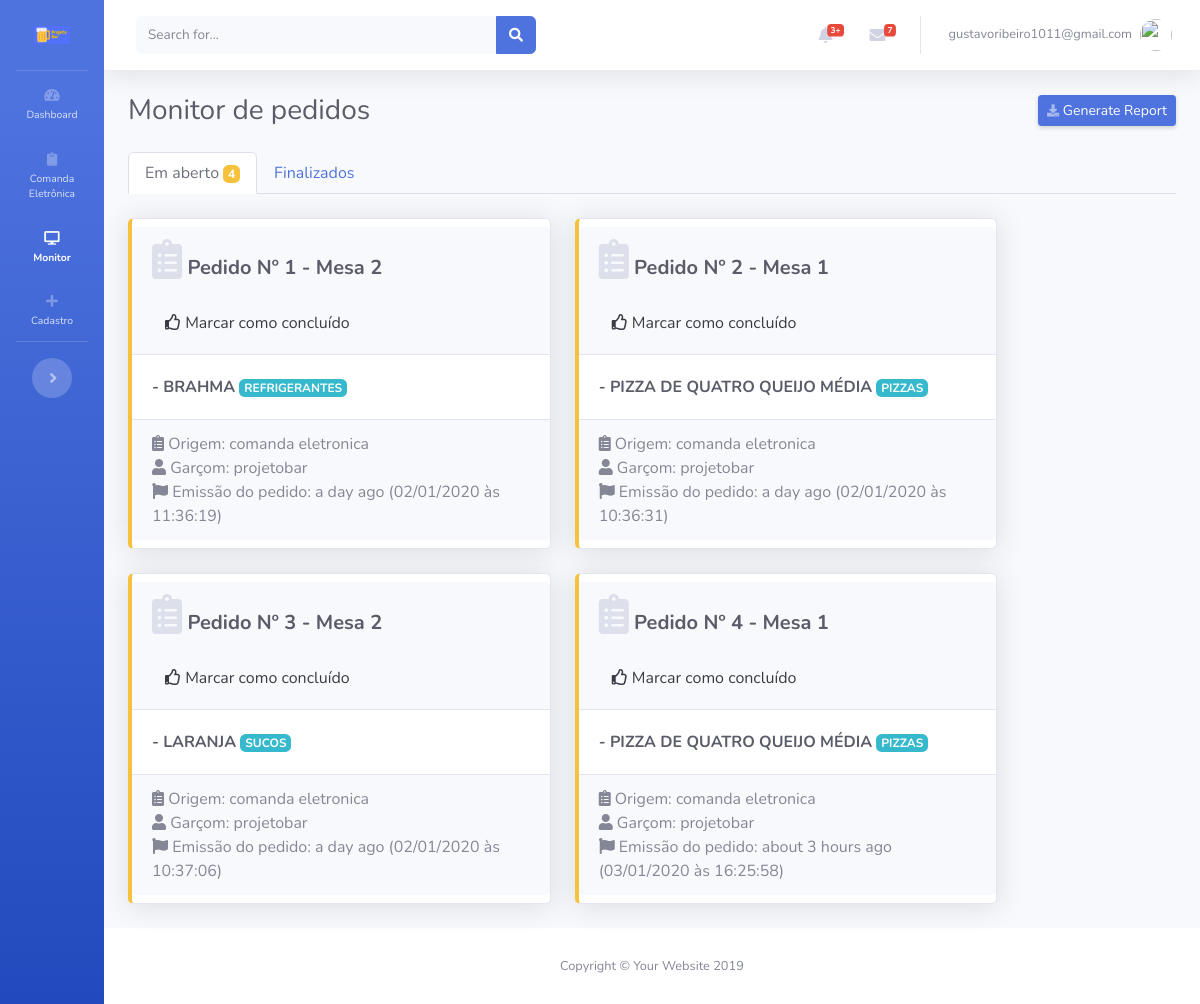
The page /views/monitor-pedidos/index.php (signed in) on the database its author committed.
### tables this page shows
CREATE TABLE IF NOT EXISTS `pedidos` (
  `id` int(11) NOT NULL AUTO_INCREMENT,
  `num_pedido` int(11) NOT NULL,
  `mesa` int(11) NOT NULL,
  `origem` varchar(100) NOT NULL,
  `id_produto` int(11) NOT NULL COMMENT 'fk',
  `produto` varchar(200) NOT NULL,
  `id_preco` int(11) NOT NULL COMMENT 'fk',
  `preco` double NOT NULL,
  `id_unidade_medida` int(11) NOT NULL COMMENT 'fk',
  `unidade_medida` varchar(200) NOT NULL,
  `medida` double NOT NULL,
  `id_categoria` int(11) NOT NULL COMMENT 'fk',
  `categoria` varchar(200) NOT NULL,
  `status` varchar(100) NOT NULL,
  `finalizadoem` datetime NOT NULL,
  `param_1` varchar(200) NOT NULL,
  `param_2` varchar(200) NOT NULL,
  `param_3` varchar(200) NOT NULL,
  `id_usuario` int(11) NOT NULL COMMENT 'FK',
  `usuario` varchar(200) NOT NULL,
  `cadastro` datetime NOT NULL,
  `modificado` datetime NOT NULL,
  PRIMARY KEY (`id`)
);

### views/monitor-pedidos/templates/TemplateMaster.php (the view, shortened to what this page needs)
<?php
$sql = "SELECT * FROM pedidos WHERE status = 'pedido em processamento' ORDER BY num_pedido ASC";
$result=mysqli_query($conecta,$sql);
$rowcount=mysqli_num_rows($result);
if  ($rowcount>0) {
  while ($row=mysqli_fetch_assoc($result)) { ?>
  <div class="col-xl-5 col-md-6 mb-4">
    <div class="card border-left-warning shadow h-100 py-2">
      <div class="card-header">
        <div class="h5 mb-0 font-weight-bold text-gray-800"><i class="fas fa-clipboard-list fa-2x text-gray-300"></i> Pedido Nº <?=$row['num_pedido'];?> - Mesa <?=$row['mesa'];?></div><br>
        <button class="btn btn-light btnAlteraStatusParaConcluido" num_pedido="<?=$row['num_pedido'];?>"><i class="far fa-thumbs-up"></i> Marcar como concluído</button>
      </div>
      <div class="card-body">
        <div class="row no-gutters align-items-center">
          <div class="col mr-2">
            <?php $sql2 = "SELECT * FROM pedidos WHERE num_pedido = ".$row['num_pedido']." and status = 'item cadastrado' ORDER BY categoria";
            $result2=mysqli_query($conecta,$sql2);
            while ($row2=mysqli_fetch_assoc($result2)) { ?>
            <div class="h7 mb-0 font-weight-bold text-gray-800"><?="- ".$row2['produto'] .
            " <span class='badge badge-info'>" . $row2['categoria'].'</span>';?></div>
            <?php }?>
          </div>
        </div>
      </div>
      <div class="card-footer text-muted">
        <?php echo '<i class="fas fa-clipboard-list"></i> Origem: ' . $row['origem']; ?><br>
        <?php echo '<i class="fas fa-user"></i> Garçom: ' . $row['usuario']; ?><br>
        <?php echo '<i class="fas fa-flag"></i> Emissão do pedido:';?>
        <time class="timeago" datetime="<?=$row['cadastro'];?>"></time>
        <?php echo '('.date("d/m/Y", strtotime($row['cadastro'])). " às ".date("H:i:s", strtotime($row['cadastro'])).')'; ?> <br>
      </div>
    </div>
  </div>
  <?php }
} else {
  ?>
  <div class="col">
    <h4><i class="far fa-smile-beam"></i> Uau! Parece que nao tem nenhum pedido em aberto.</h4>
  </div>
  <?php
}?>

### rows shown on the page
pedidos: num_pedido "1", mesa "2", origem "comanda eletronica", usuario "projetobar", cadastro "02/01/2020", cadastro "11:36:19"
pedidos: produto "BRAHMA", categoria "REFRIGERANTES"
pedidos: num_pedido "2", mesa "1", origem "comanda eletronica", usuario "projetobar", cadastro "02/01/2020", cadastro "10:36:31"
pedidos: produto "PIZZA DE QUATRO QUEIJO MÉDIA", categoria "PIZZAS"
pedidos: num_pedido "3", mesa "2", origem "comanda eletronica", usuario "projetobar", cadastro "02/01/2020", cadastro "10:37:06"
pedidos: produto "LARANJA", categoria "SUCOS"
pedidos: num_pedido "4", mesa "1", origem "comanda eletronica", usuario "projetobar", cadastro "03/01/2020", cadastro "16:25:58"
pedidos: produto "PIZZA DE QUATRO QUEIJO MÉDIA", categoria "PIZZAS"

### other values the page prints
$_SESSION['login'.$app_token] "gustavoribeiro1011@gmail.com"
$app_page_name "Monitor de pedidos"
$rowAberto['total_aberto'] "4"
